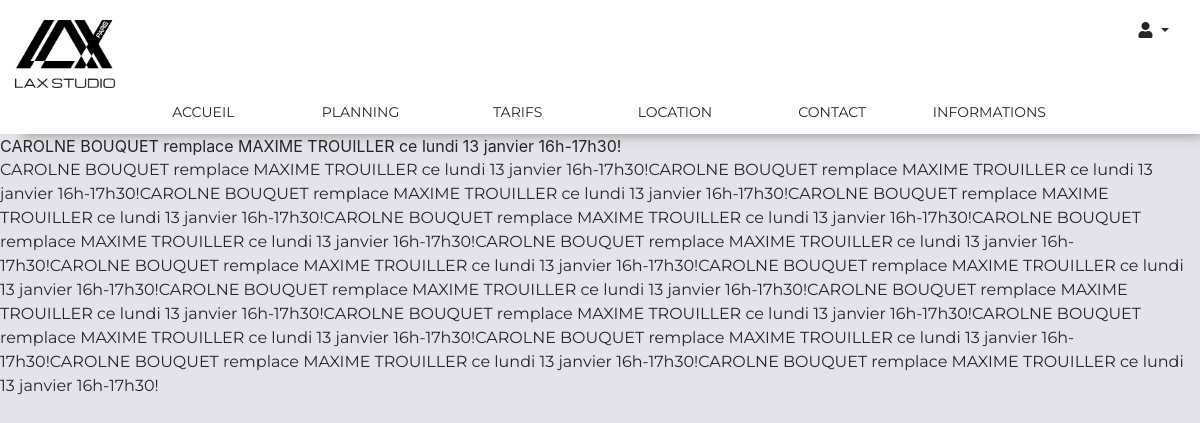
The app's page /description.php?edit=1 with its own data.
### tables this page shows
CREATE TABLE `Cours` (
  `id_cours` int(8) NOT NULL,
  `alerte` varchar(50) NOT NULL,
  `description_court` varchar(200) NOT NULL,
  `description_longue` varchar(2000) NOT NULL,
  `photo` varchar(50) NOT NULL
);

### description.php (the view, shortened to what this page needs)
<?php
require('include/header.php');
?>
<?php
 if(empty($_SESSION['role'])){
    ?>
    <?=template_headerNonConnecté('loginpro')?>
  <?php
}
else{
if($_SESSION['role']=='particulier' | $_SESSION['role']=='admin'){
    ?>
    <?=template_headerConnecté('loginpro')?>
    <?php
  }
}
  ?>
<?php
if (isset($_GET['edit'] )) {
    $id = $_GET['edit'];
?>
<?php
$sql = "SELECT * FROM `cours` where id_cours = $id";
$res=$conn->query($sql);
$res->fetch_all(MYSQLI_ASSOC);
?>
<div class="row nomarge">
    <?php
    foreach ($res as $rows)
    ?>
<p></p><?php echo $rows['description_court'] ?></p>
<br>
<p><?php echo $rows['description_longue'] ?></p>
</div>
    <?php
		}
	?>

### records on screen
cours: description_court "CAROLNE BOUQUET remplace MAXIME TROUILLER ce lundi 13 janvier 16h-17h30!", description_longue "CAROLNE BOUQUET remplace MAXIME TROUILLER ce lundi 13 janvier 16h-17h30!CAROLNE BOUQUET remplace MAXIME TROUILLER ce lundi 13 janvier 16h-17h30!CAROLNE BOUQUET remplace MAXIME TROUILLER ce lundi 13 janvier 16h-17h30!CAROLNE BOUQUET remplace MAXIME TROUILLER ce lundi 13 janvier 16h-17h30!CAROLNE BOUQUET remplace MAXIME TROUILLER ce lundi 13 janvier 16h-17h30!CAROLNE BOUQUET remplace MAXIME TROUILLER ce lundi 13 janvier 16h-17h30!CAROLNE BOUQUET remplace MAXIME TROUILLER ce lundi 13 janvier 16h-17h30!CAROLNE BOUQUET remplace MAXIME TROUILLER ce lundi 13 janvier 16h-17h30!CAROLNE BOUQUET remplace MAXIME TROUILLER ce lundi 13 janvier 16h-17h30!CAROLNE BOUQUET remplace MAXIME TROUILLER ce lundi…"
